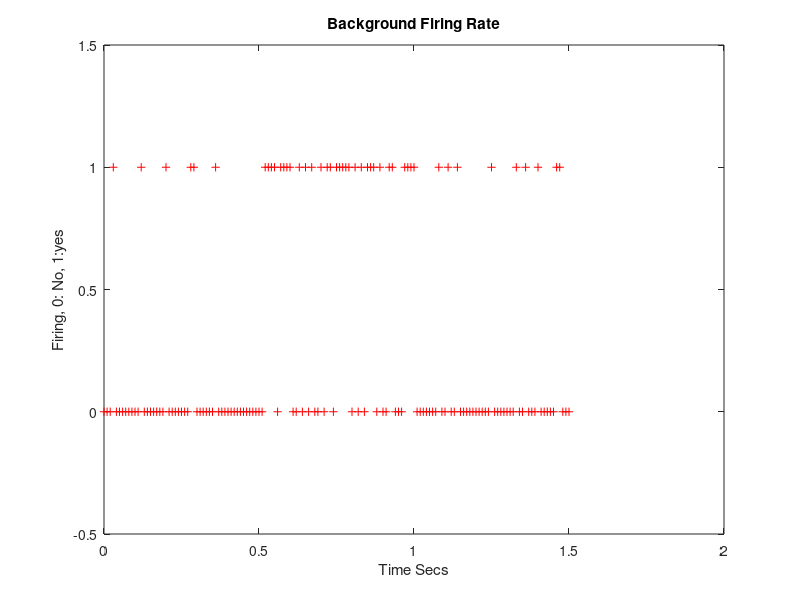
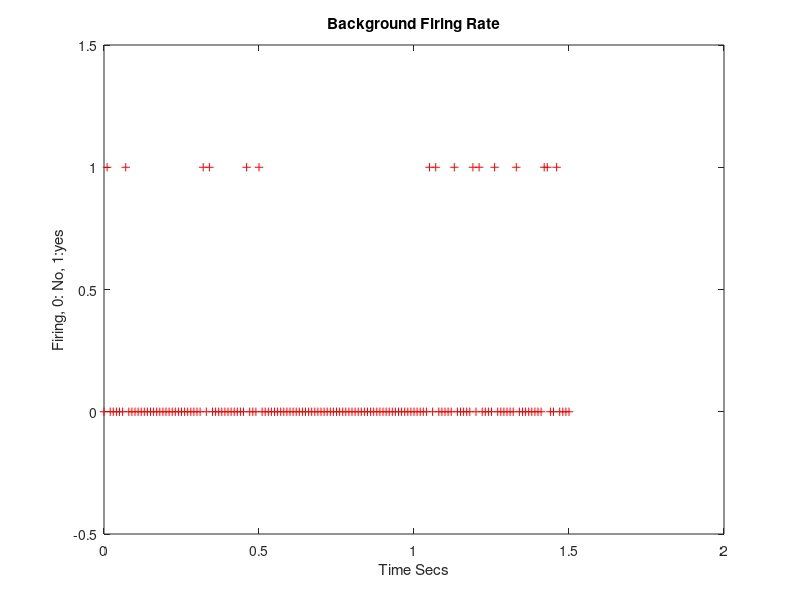
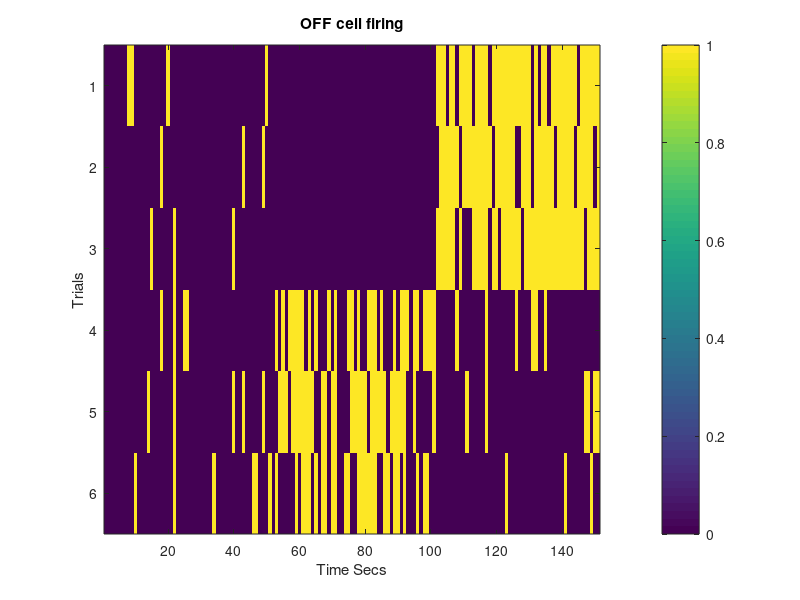
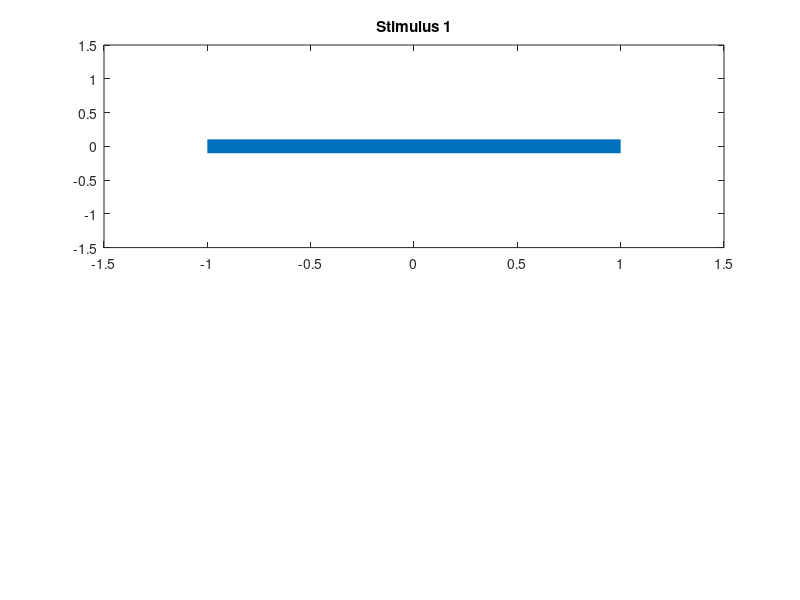

These figures' MATLAB source, in order:
% Week 7 Coding Practical
%%
close all; clear all; clc

% 1 - ON cell

% define time properties
MaxT = 1.5; % length of background - no light
Ti = 0.01; % time interval from bin to bin = 10ms
All_bins = 0:Ti:MaxT;

% trial type 1


% cell firing
CellFiring = zeros(1,length(All_bins));

% use to embed 60% probability of background firing
tmp = randi(100);

% cycle through experiment
for i = 1:length(All_bins)
    if All_bins(i) <=0.5
        x = randi(100); % generating random integer from 1-100
        if x<11 % select time points where cell fires
            firing_yes_no = 1; % if randi returns 10 or less, cell fires
        else
            firing_yes_no = 0; %cell doesnt fire
        end
        CellFiring(i) = firing_yes_no;
    end
    if All_bins(i) > 0.5 && All_bins(i) <= 1
        x = randi(100); % generating random integer from 1-100
        if x<61 % select time points where cell fires
            firing_yes_no = 1; % if randi returns 60 or less, cell fires
        else
            firing_yes_no = 0; % , cell doesnt fire
        end
        CellFiring(i) = firing_yes_no; % assigning cell firing to vector containing rates
    end
    if All_bins(i) > 1
        x = randi(100); % generating random integer from 1-100
        if x<11 % select time points where cell fires
            firing_yes_no = 1; % if randi returns 60 or less, cell fires
        else
            firing_yes_no = 0; % , cell doesnt fire
        end
        CellFiring(i) = firing_yes_no; % assigning cell firing to vector containing rates
    end
end

figure
plot(All_bins,CellFiring,'+r')
xlabel('Time Secs')
ylabel('Firing, 0: No, 1:yes')
title('Background Firing Rate')
ylim([-0.5 1.5])
%%
% define time properties
MaxT = 1.5; % length of background - no light
Ti = 0.01; % time interval from bin to bin = 10ms
All_bins = 0:Ti:MaxT;

% trial type 1


% cell firing
CellFiring = zeros(1,length(All_bins));
% trial 2
for i = 1:length(All_bins)
    if All_bins(i) <=0.5
        x = randi(100); % generating random integer from 1-100
        if x<11 % select time points where cell fires
            firing_yes_no = 1; % if randi returns 10 or less, cell fires
        else
            firing_yes_no = 0; %cell doesnt fire
        end
        CellFiring(i) = firing_yes_no;
    end
%     if All_bins(i) > 0.5 && All_bins(i) <= 1
%             firing_yes_no = 0; % , cell doesnt fire
%         CellFiring(i) = firing_yes_no; % assigning cell firing to vector containing rates
%     end
    if All_bins(i) > 1
        x = randi(100); % generating random integer from 1-100
        if x<11 % select time points where cell fires
            firing_yes_no = 1; % if randi returns 60 or less, cell fires
        else
            firing_yes_no = 0; % , cell doesnt fire
        end
        CellFiring(i) = firing_yes_no; % assigning cell firing to vector containing rates
    end
end
figure
plot(All_bins,CellFiring,'+r')
xlabel('Time Secs')
ylabel('Firing, 0: No, 1:yes')
title('Background Firing Rate')
ylim([-0.5 1.5])
% doesnt look correct ask

%% 
clear all; close all; clc

% 2 - OFF cell 6 trials

% define time properties
MaxT = 1.5; % length of background - no light
Ti = 0.01; % time interval from bin to bin = 10ms
All_bins = 0:Ti:MaxT;



% cell firing
CellFiring = zeros(6,length(All_bins));

% trials
trial_prob = [10 0 80; 10 0 80; 10 0 80; 10 60 10; 10 60 10; 10 60 10];

% first 3 trials
% cycle through experiment
for t = 1:6
    for i = 1:length(All_bins)
        if All_bins(i) <=0.5
            x = randi(100); % generating random integer from 1-100
            if x< trial_prob(t,1) % select time points where cell fires
                firing_yes_no = 1; % if randi returns 10 or less, cell fires
            else
                firing_yes_no = 0; %cell doesnt fire
            end
            CellFiring(t,i) = firing_yes_no;
        end
        if All_bins(i) > 0.5 && All_bins(i) <= 1
            x = randi(100); % generating random integer from 1-100
            if x< trial_prob(t,2)% select time points where cell fires
                firing_yes_no = 1; % if randi returns 60 or less, cell fires
            else
                firing_yes_no = 0; % , cell doesnt fire
            end
            CellFiring(t,i) = firing_yes_no; % assigning cell firing to vector containing rates
        end
        if All_bins(i) > 1
            x = randi(100); % generating random integer from 1-100
            if x< trial_prob(t,3) % select time points where cell fires
                firing_yes_no = 1; % if randi returns 60 or less, cell fires
            else
                firing_yes_no = 0; % , cell doesnt fire
            end
            CellFiring(t,i) = firing_yes_no; % assigning cell firing to vector containing rates
        end
    end
end

figure
imagesc(CellFiring)
colorbar
xlabel('Time Secs')
ylabel('Trials')
title('OFF cell firing')

%% 
clear all; close all; clc

% 3 - activity in V1
Time = [0:0.01:3];
% cell firing 
CellFiring = zeros(1,length(Time));
% draw vectors holding firing rate
stimuli1 = zeros(3);
stimuli2 = zeros(3);

% plot stimuli 
stim1x = [-1 1];
stim1y = [0 0];
figure
subplot(2,1,1)
plot(stim1x, stim1y, 'LineWidth',10)
title('Stimulus 1')
xlim([-1.5,1.5])
ylim([-1.5,1.5])

stim5x = [0 0];
stim5y = [1 -1];
figure
subplot(2,1,1)
plot(stim5x, stim5y, 'LineWidth',10)
title('Stimulus 5')
xlim([-1.5,1.5])
ylim([-1.5,1.5])
% creating matrix
stimulusMatrix = zeros(2,length(Time));

% loop 
for i = 1:length(Time)
    if Time(i) >= 1 && Time(i) <2
        x = randi(100);
        if x<51
            firing_yes_no = 1; % if randi returns 60 or less, cell fires
        else
            firing_yes_no = 0; % , cell doesnt fire
        end
        CellFiring(i) = firing_yes_no;
        stimulusMatrix(2,i) = firing_yes_no;
    end
end

% plot firing rate
figure
imagesc(stimulusMatrix)